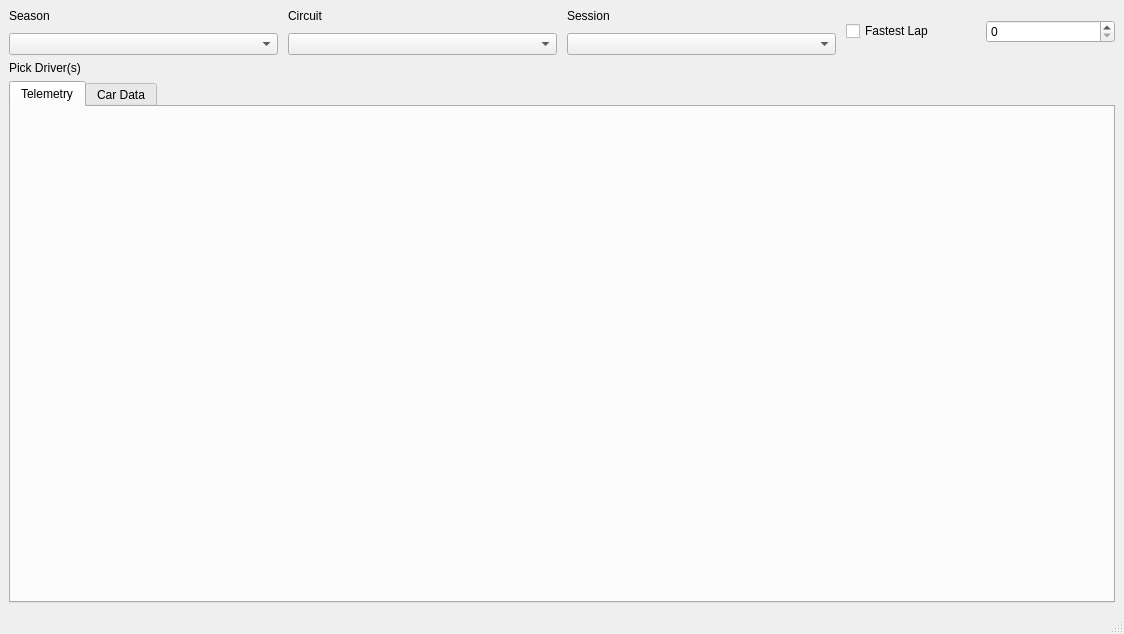
<?xml version="1.0" encoding="UTF-8"?>
<ui version="4.0">
 <class>MainWindow</class>
 <widget class="QMainWindow" name="MainWindow">
  <property name="geometry">
   <rect>
    <x>0</x>
    <y>0</y>
    <width>1124</width>
    <height>634</height>
   </rect>
  </property>
  <property name="windowTitle">
   <string>MainWindow</string>
  </property>
  <property name="documentMode">
   <bool>false</bool>
  </property>
  <widget class="QWidget" name="centralwidget">
   <layout class="QGridLayout" name="gridLayout">
    <item row="0" column="0">
     <layout class="QVBoxLayout" name="verticalLayout_4">
      <item>
       <layout class="QHBoxLayout" name="horizontalLayout">
        <property name="spacing">
         <number>10</number>
        </property>
        <item>
         <layout class="QVBoxLayout" name="verticalLayout">
          <item>
           <widget class="QLabel" name="label">
            <property name="text">
             <string>Season</string>
            </property>
           </widget>
          </item>
          <item>
           <widget class="QComboBox" name="season_select"/>
          </item>
         </layout>
        </item>
        <item>
         <layout class="QVBoxLayout" name="verticalLayout_2">
          <item>
           <widget class="QLabel" name="label_2">
            <property name="text">
             <string>Circuit</string>
            </property>
           </widget>
          </item>
          <item>
           <widget class="QComboBox" name="circuit_select"/>
          </item>
         </layout>
        </item>
        <item>
         <layout class="QVBoxLayout" name="verticalLayout_3">
          <item>
           <widget class="QLabel" name="label_3">
            <property name="text">
             <string>Session</string>
            </property>
           </widget>
          </item>
          <item>
           <widget class="QComboBox" name="session_select"/>
          </item>
         </layout>
        </item>
        <item>
         <layout class="QVBoxLayout" name="verticalLayout_6">
          <item>
           <layout class="QHBoxLayout" name="horizontalLayout_2">
            <item>
             <widget class="QCheckBox" name="is_fastestlap">
              <property name="text">
               <string>Fastest Lap</string>
              </property>
             </widget>
            </item>
            <item>
             <widget class="QSpinBox" name="lap_number"/>
            </item>
           </layout>
          </item>
         </layout>
        </item>
       </layout>
      </item>
      <item>
       <widget class="QLabel" name="label_4">
        <property name="text">
         <string>Pick Driver(s)</string>
        </property>
       </widget>
      </item>
      <item>
       <layout class="QGridLayout" name="drivers_list"/>
      </item>
     </layout>
    </item>
    <item row="1" column="0">
     <widget class="QTabWidget" name="tabframe">
      <property name="currentIndex">
       <number>0</number>
      </property>
      <widget class="QWidget" name="tab_1">
       <attribute name="title">
        <string>Telemetry</string>
       </attribute>
      </widget>
      <widget class="QWidget" name="widget">
       <attribute name="title">
        <string>Car Data</string>
       </attribute>
      </widget>
     </widget>
    </item>
   </layout>
  </widget>
  <widget class="QStatusBar" name="statusbar"/>
  <action name="layouteditor">
   <property name="text">
    <string>Open Json Editor</string>
   </property>
  </action>
 </widget>
 <resources/>
 <connections/>
</ui>
